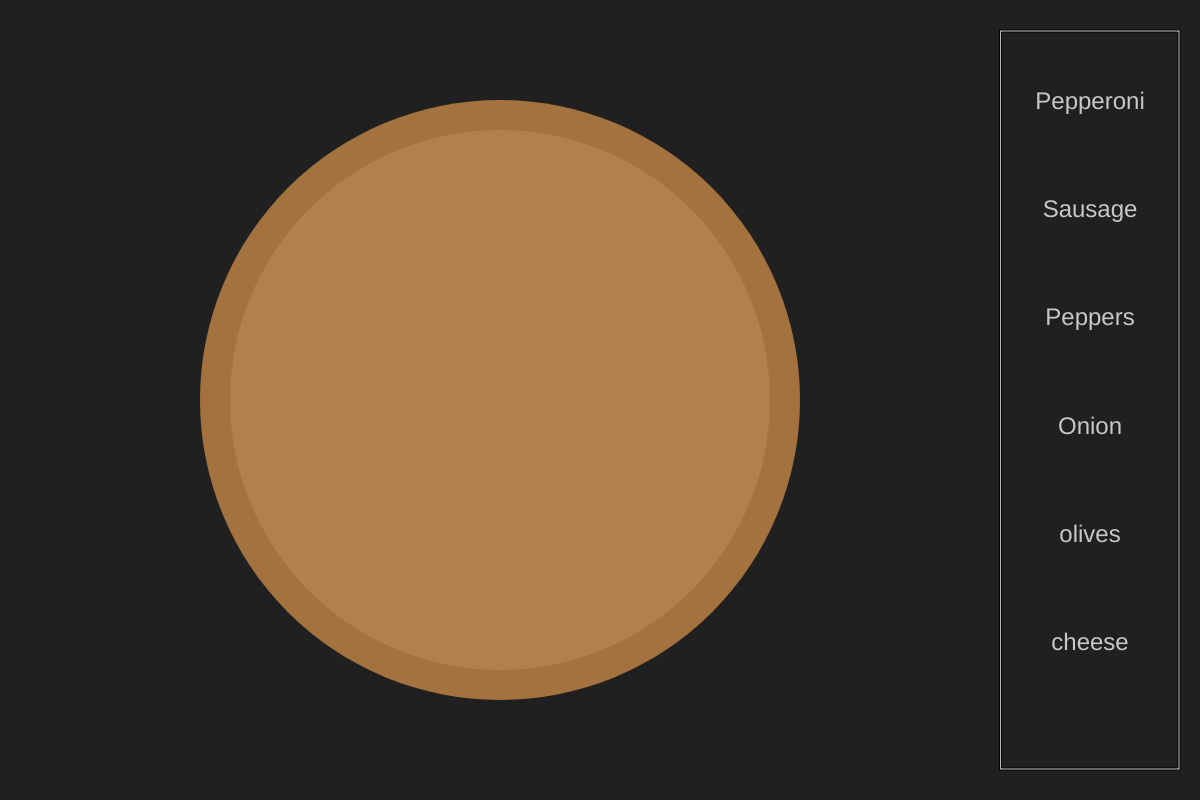
Frame 1 (no input)
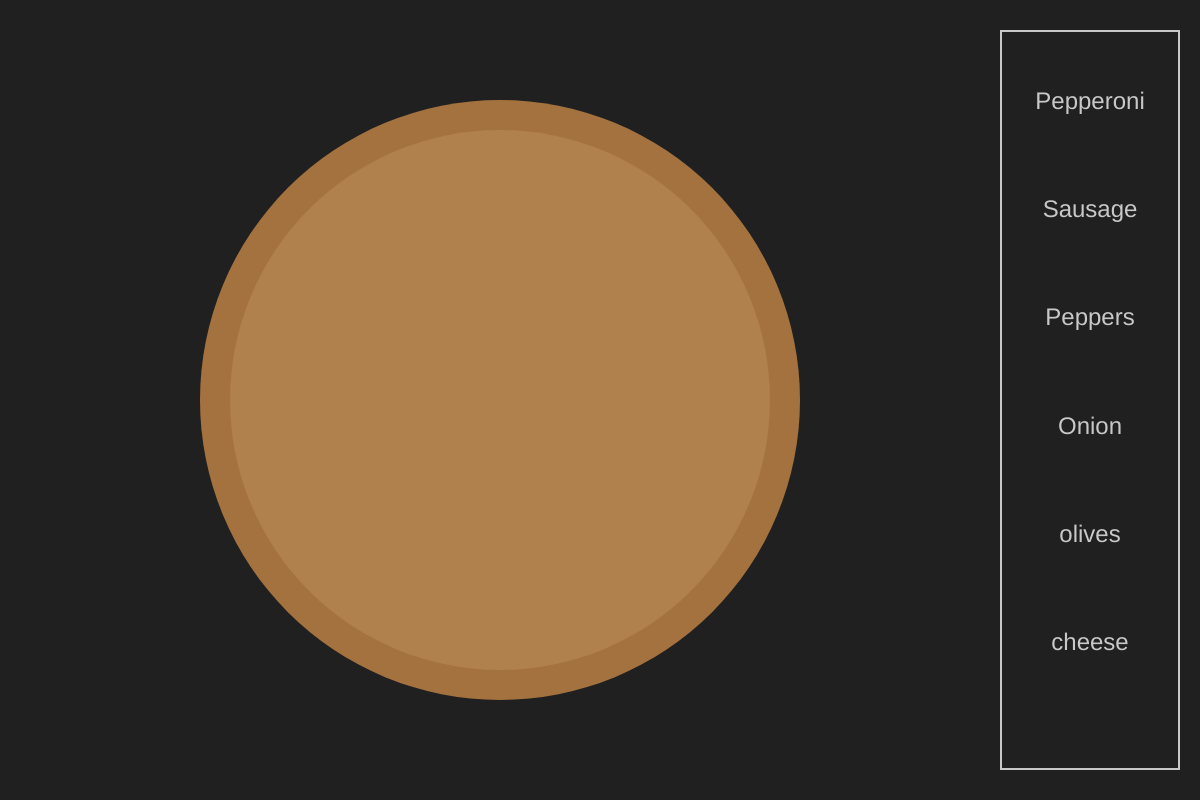
Frame 60 (no input)
Frame 120 (the mouse pressed at the canvas centre since frame 60): identical to frame 60, image omitted

The p5.js sketch that drew these frames (run headless with seeded random() and noise() and a simulated clock; from frame 60 on, the mouse is pressed at the canvas centre):

// p5.js sketch
// ── sketch.js
let topping = [];

let placedToppings = []; 


function setup() {
  createCanvas(1200, 800);
  for(let i = 0; i < 6; i++)
    topping.push(false);
  // 0 = Pepperoni
  // 1 = Sausage 
  // 2 = Peppers 
  // 3 = Onion
  // 4 = Olives 
  // 5 = Cheese
}

function draw() {
  background(32);
  
  //side box
  fill(200,200,200);
  rect(1000,30,180,740);
  fill(32);
  rect(1002,32,176,736);
  
  //labels for inside the box 
  textSize(24);
  fill(200);
  textAlign(CENTER);
  
  
  
  
  
  push();
  if(topping[0])fill(255,0,0);
  text('Pepperoni',1002,map(0,0,6,90,740),176,40);
  pop();
  
  push();
  if(topping[1])fill(102,67,37);
  text('Sausage',1002,map(1,0,6,90,740),176,40);
  pop();
  
  push();
  if(topping[2])fill(11,122,35);
  text('Peppers',1002,map(2,0,6,90,740),176,40);
  pop();
  
  push();
  if(topping[3])fill(143, 57, 86);
  text('Onion',1002,map(3,0,6,90,740),176,40);
  pop();
  
  push();
  if(topping[4])fill(23,31,22);
  text('olives',1002,map(4,0,6,90,740),176,40);
  pop();
  
  push();
  if(topping[5])fill(255,0,0);
  text('cheese',1002,map(5,0,6,90,740),176,40);
  pop();
  
  //pizza
  noStroke();
  fill(163, 114, 62);
  ellipse(500,400,600,600);
  fill(176, 128, 77);
  ellipse(500,400,540,540);
  
  //toppings 
  if(mouseX < 1000){
  for(let i = 0 ; i < topping.length; i++){
    if(topping[i] == true){
      if(i == 0){
        push();
        strokeWeight(5);
        stroke(255,0,0);
        fill(255,0,0);
        ellipse(mouseX,mouseY,60);
        pop();
        if(mouseIsPressed)
          placedToppings.push(new pepperoni(mouseX, mouseY, 60));
      }
      else if(i == 1){
        push();
        strokeWeight(5);
        stroke(102,67,37);
        fill(102,67,37);
        ellipse(mouseX,mouseY,60,40);
        pop();
        if(mouseIsPressed)
          placedToppings.push(new sausage(mouseX, mouseY, 60,40));
      }
      else if(i == 2){
        push();
        noFill();
        strokeWeight(5);
        stroke(11,122,35);
        bezier(mouseX + 20,mouseY - 50,mouseX, mouseY - 5, mouseX, mouseY + 5,mouseX + 20, mouseY + 50);
        pop();
        if(mouseIsPressed)
          placedToppings.push(new pepper(mouseX + 20,mouseY - 50,mouseX, mouseY - 5, mouseX, mouseY + 5,mouseX + 20, mouseY + 50));
      }
      else if(i == 3){
        push();
        noFill();
        strokeWeight(5);
        stroke(143, 57, 86);
        bezier(mouseX + 20,mouseY - 50,mouseX, mouseY - 5, mouseX, mouseY + 5,mouseX + 20, mouseY + 50);
        pop();
        if(mouseIsPressed)
          placedToppings.push(new onion(mouseX + 20,mouseY - 50,mouseX, mouseY - 5, mouseX, mouseY + 5,mouseX + 20, mouseY + 50));
      }
      else if(i == 4){
        push();
        strokeWeight(5);
        stroke(23,31,22);
        fill(23,31,22);
        ellipse(mouseX, mouseY, 60,40);
        pop();
        if(mouseIsPressed)
          placedToppings.push(new olive(mouseX,mouseY,60,40));
      }
      else if(i == 5){
        push();
        stroke(204, 214, 64);
        strokeWeight(3);
        line(mouseX,mouseY,mouseX+40,mouseY);
        line(mouseX,mouseY,mouseX+10,mouseY+30);
        line(mouseX,mouseY,mouseX,mouseY);
        line(mouseX - 30,mouseY,mouseX,mouseY+30);
        line(mouseX,mouseY-20,mouseX+30,mouseY-10);
      
        stroke(214, 144, 64);    
        line(mouseX + 20,mouseY + 10,mouseX,mouseY - 30);
        line(mouseX + 14,mouseY + 20,mouseX + 14,mouseY);
        line(mouseX,mouseY+20,mouseX,mouseY);
        line(mouseX,mouseY,mouseX,mouseY);
        line(mouseX - 20,mouseY + 20,mouseX,mouseY-15);
        line(mouseX,mouseY+10,mouseX + 20,mouseY);
        pop();
        
        if(mouseIsPressed)
          placedToppings.push(new cheese(mouseX,mouseY));
      
      }
    }
  }
  }
  
  
  for(let i = 0 ; i < placedToppings.length; i++){
    placedToppings[i].show(); 
  }
}

function mouseClicked(){
  let x = mouseX; 
  let y = mouseY;
  
  //Choosing a topping; 
  if(x > 1000){
    for(let i = 0; i < 6; i++){
      topping[i] = false;
    }
    topping[round(map(y, 90,740,0,6))] = true;
  }
  for(let i = 0; i < 6; i++)
      if(topping[i] == true){
        print(i);
      }
  
}

function pepperoni(x,y,size){
  this.x = x; 
  this.y = y;
  this.size = size; 
  
  this.show = function(){
    push();
        strokeWeight(5);
        stroke(255,0,0);
        fill(255,0,0);
        ellipse(this.x,this.y,this.size);
        pop();
  }
}

function sausage(x,y,w,h){
  this.x = x; 
  this.y = y; 
  this.w = w; 
  this.h = h;
  this.show = function(){
    push();
        strokeWeight(5);
        stroke(102,67,37);
        fill(102,67,37);
        ellipse(this.x,this.y,this.w,this.h);
        pop();
  }
}

function pepper(x1,y1,x2,y2,x3,y3,x4,y4){
  this.x1 = x1; 
  this.y1 = y1; 
  this.x2 = x2;
  this.y2 = y2;
  this.x3 = x3; 
  this.y3 = y3; 
  this.x4 = x4; 
  this.y4 = y4; 
  this.show = function(){
    push();
        noFill();
        strokeWeight(5);
        stroke(11,122,35);
        bezier(this.x1,this.y1,this.x2,this.y2,this.x3,this.y3,this.x4,this.y4);
        pop();
  }
  
}

function onion(x1,y1,x2,y2,x3,y3,x4,y4){
  this.x1 = x1; 
  this.y1 = y1; 
  this.x2 = x2;
  this.y2 = y2;
  this.x3 = x3; 
  this.y3 = y3; 
  this.x4 = x4; 
  this.y4 = y4; 
  this.show = function(){
    push();
    noFill();
    strokeWeight(5);
    stroke(143, 57, 86);
    bezier(this.x1,this.y1,this.x2,this.y2,this.x3,this.y3,this.x4,this.y4);
    pop();
  }
  
}

function olive(x,y,w,h){
  this.x = x; 
  this.y = y; 
  this.w = w; 
  this.h = h;
  
  this.show = function(){
    push();
    strokeWeight(5);
    stroke(23,31,22);
    fill(23,31,22);
    ellipse(this.x, this.y, this.w,this.h);
    pop();
  }
}

function cheese(x,y){
  this.x = x;
  this.y = y; 
  this.show = function(){
    push();
        stroke(204, 214, 64);
        strokeWeight(3);
        line(this.x,this.y,this.x+40,this.y);
        line(this.x,this.y,this.x+10,this.y+30);
        line(this.x,this.y,this.x,this.y);
        line(this.x - 30,this.y,this.x,this.y+30);
        line(this.x,this.y-20,this.x+30,this.y-10);
      
        stroke(214, 144, 64);    
        line(this.x + 20,this.y + 10,this.x,this.y - 30);
        line(this.x + 14,this.y + 20,this.x + 14,this.y);
        line(this.x,this.y+20,this.x,this.y);
        line(this.x,this.y,this.x,this.y);
        line(this.x - 20,this.y + 20,this.x,this.y-15);
        line(this.x,this.y+10,this.x + 20,this.y);
        pop();
        
  }
}

function keyPressed(){
  placedToppings = [];
}
